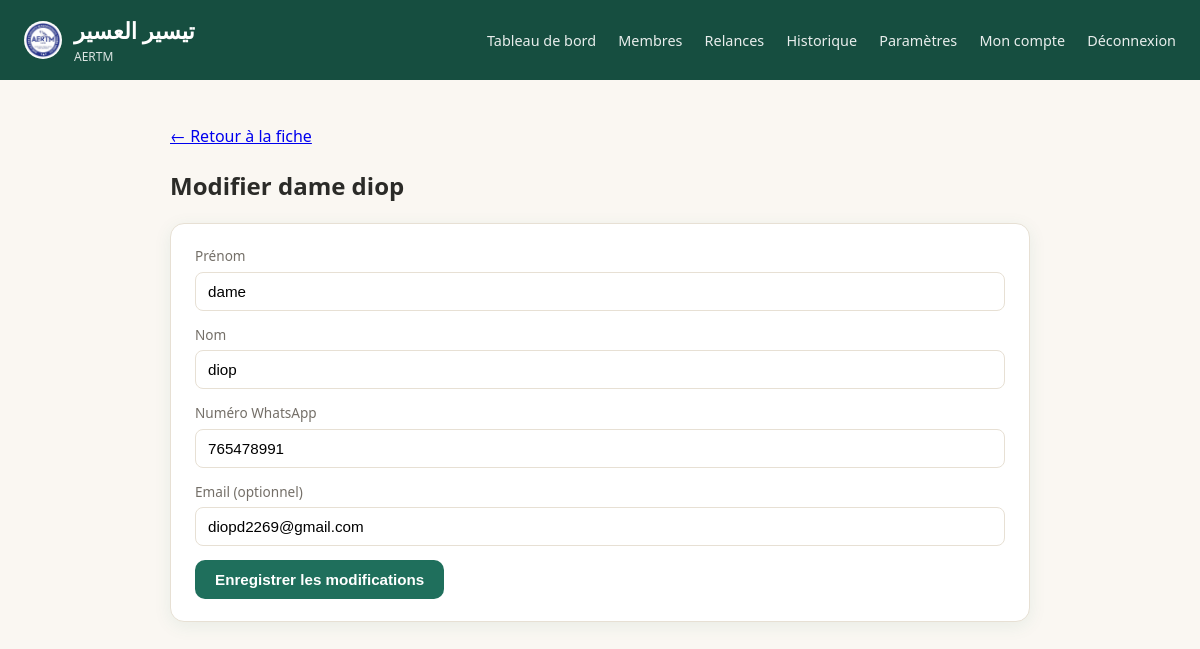
/gerant/membres/2/modifier (signed in), run on the app's committed database.
### models.py (models this page shows, shortened)
class Member(db.Model, UserMixin):
    __tablename__ = "members"
    id = db.Column(db.Integer, primary_key=True)
    nom = db.Column(db.String(80), nullable=False)
    prenom = db.Column(db.String(80), nullable=False)
    whatsapp = db.Column(db.String(30), unique=True, nullable=False)
    email = db.Column(db.String(120), nullable=True)
    role = db.Column(db.String(20), nullable=False, default="member")  # "member" | "manager"
    actif = db.Column(db.Boolean, default=True, nullable=False)
    password_hash = db.Column(db.String(255), nullable=False)
    date_ajout = db.Column(db.DateTime, default=datetime.utcnow)
    assignments = db.relationship("Assignment", backref="member", lazy=True)
    confirmations = db.relationship("Confirmation", backref="member", lazy=True)
    reminders = db.relationship("Reminder", backref="member", lazy=True)
    @property
    def is_manager(self) -> bool:
        return self.role == "manager"
    @property
    def full_name(self) -> str:
        return f"{self.prenom} {self.nom}"

### app.py (the view, shortened to what this page needs)
    @app.route("/gerant/membres/<int:member_id>/modifier", methods=["GET", "POST"])
    @login_required
    def edit_member(member_id):
        manager_required()
        membre = Member.query.get_or_404(member_id)
        return render_template("edit_member.html", config=Config, membre=membre)

### templates/edit_member.html (shortened to what this page needs)
{% extends "base.html" %}
{% block content %}
<p><a href="{{ url_for('member_detail', member_id=membre.id) }}">← Retour à la fiche</a></p>
<h2>Modifier {{ membre.full_name }}</h2>
<div class="card">
  <form method="POST" action="{{ url_for('edit_member', member_id=membre.id) }}">
    <div class="form-group"><label>Prénom</label><input type="text" name="prenom" value="{{ membre.prenom }}" required></div>
    <div class="form-group"><label>Nom</label><input type="text" name="nom" value="{{ membre.nom }}" required></div>
    <div class="form-group"><label>Numéro WhatsApp</label><input type="text" name="whatsapp" value="{{ membre.whatsapp }}" required></div>
    <div class="form-group"><label>Email (optionnel)</label><input type="email" name="email" value="{{ membre.email or '' }}"></div>
    <button type="submit" class="btn">Enregistrer les modifications</button>
  </form>
</div>
{% endblock %}

### static/css/style.css (style rules this page uses)
:root { --color-bg: #faf7f2; --color-surface: #ffffff; --color-primary: #1f6f5c; --color-primary-dark: #164e40; --color-gold: #b8863b; --color-text: #2b2b28; --color-muted: #746f68; --color-border: #e7e0d4; --color-green: #2f9e63; --color-orange: #d98a2b; --color-red: #c94b3f; --color-yellow: #d9b64b; --radius: 14px; --shadow: 0 4px 18px rgba(31, 111, 92, 0.08); font-family: "Segoe UI", "Helvetica Neue", Arial, sans-serif; }
* { box-sizing: border-box; }
body { margin: 0; background: var(--color-bg); color: var(--color-text); line-height: 1.5; }
.card { background: var(--color-surface); border: 1px solid var(--color-border); border-radius: var(--radius); box-shadow: var(--shadow); padding: 22px 24px; margin-bottom: 20px; }
.btn { display: inline-block; border: none; border-radius: 10px; padding: 11px 20px; font-size: 0.95rem; font-weight: 600; cursor: pointer; text-decoration: none; color: #fff; background: var(--color-primary); }
.form-group { margin-bottom: 14px; }
.form-group label { display: block; font-size: 0.85rem; margin-bottom: 5px; color: var(--color-muted); }
.form-group input, .form-group select { width: 100%; padding: 10px 12px; border-radius: 8px; border: 1px solid var(--color-border); font-size: 0.95rem; }

### data on the page
Member: full_name "dame diop", prenom "dame", nom "diop", whatsapp "765478991", email "diopd2269@gmail.com"

### other printed values
{{ config.APP_NAME }} "تيسير العسير"
